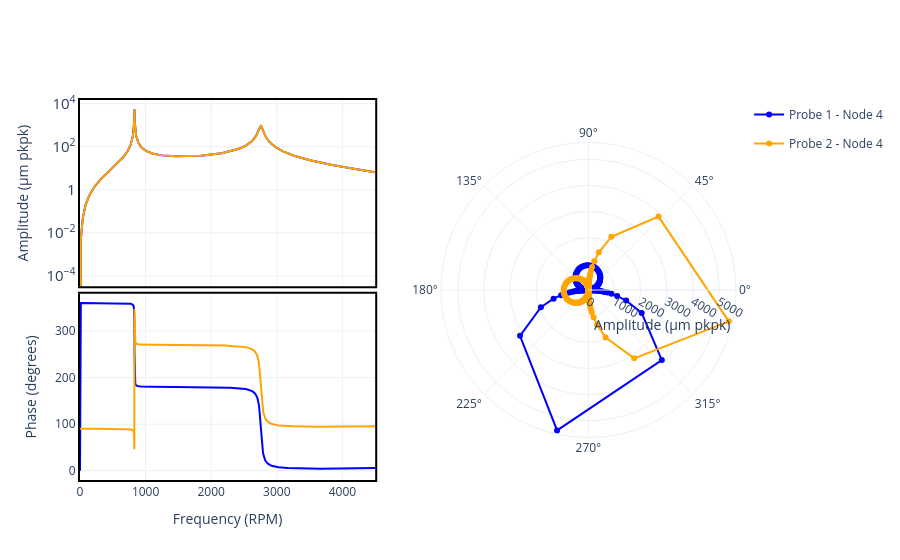

The cell this chart's notebook holds for it:
### Code cell
# changing to log scale 
fig.update_layout(
        yaxis=dict(
            #title='Amplitude (µm pkpk)',
            type='log',
            #range=[-9, -1]  # log range: 10^-9, 10^-1
        )
    )

### Figure 1 — Plotly figure (JSON) as saved in the notebook; plotly's stock layout.template omitted (floating-point values rounded to 4 significant figures; data arrays with more than 128 entries replaced by an {"elided": "..."} marker saying what was removed)
{"data": [{"hovertemplate": "Frequency (RPM): %{x:.2f}<br>Amplitude (µm pkpk): %{y:.2e}", "legendgroup": "Probe 1 - Node 4", "line": {"color": "blue"}, "mode": "lines", "name": "Probe 1 - Node 4", "showlegend": false, "type": "scatter", "x": {"elided": "2451 float values"}, "xaxis": "x", "y": {"elided": "2451 float values"}, "yaxis": "y"}, {"hovertemplate": "Frequency (RPM): %{x:.2f}<br>Amplitude (µm pkpk): %{y:.2e}", "legendgroup": "Probe 2 - Node 4", "line": {"color": "orange"}, "mode": "lines", "name": "Probe 2 - Node 4", "showlegend": false, "type": "scatter", "x": {"elided": "2451 float values"}, "xaxis": "x", "y": {"elided": "2451 float values"}, "yaxis": "y"}, {"hovertemplate": "Frequency (RPM): %{x:.2f}<br>Phase (degrees): %{y:.2e}", "legendgroup": "Probe 1 - Node 4", "line": {"color": "blue"}, "mode": "lines", "name": "Probe 1 - Node 4", "showlegend": false, "type": "scatter", "x": {"elided": "2451 float values"}, "xaxis": "x2", "y": {"elided": "2451 float values"}, "yaxis": "y2"}, {"hovertemplate": "Frequency (RPM): %{x:.2f}<br>Phase (degrees): %{y:.2e}", "legendgroup": "Probe 2 - Node 4", "line": {"color": "orange"}, "mode": "lines", "name": "Probe 2 - Node 4", "showlegend": false, "type": "scatter", "x": {"elided": "2451 float values"}, "xaxis": "x2", "y": {"elided": "2451 float values"}, "yaxis": "y2"}, {"customdata": {"elided": "2451 float values"}, "hovertemplate": "Amplitude (µm pkpk): %{r:.2e}<br>Phase: %{theta:.2f}<br>Frequency (RPM): %{customdata:.2f}", "legendgroup": "Probe 1 - Node 4", "line": {"color": "blue"}, "marker": {"color": "blue"}, "mode": "lines+markers", "name": "Probe 1 - Node 4", "r": {"elided": "2451 float values"}, "showlegend": true, "subplot": "polar", "theta": {"elided": "2451 float values"}, "thetaunit": "degrees", "type": "scatterpolar"}, {"customdata": {"elided": "2451 float values"}, "hovertemplate": "Amplitude (µm pkpk): %{r:.2e}<br>Phase: %{theta:.2f}<br>Frequency (RPM): %{customdata:.2f}", "legendgroup": "Probe 2 - Node 4", "line": {"color": "orange"}, "marker": {"color": "orange"}, "mode": "lines+markers", "name": "Probe 2 - Node 4", "r": {"elided": "2451 float values"}, "showlegend": true, "subplot": "polar", "theta": {"elided": "2451 float values"}, "thetaunit": "degrees", "type": "scatterpolar"}], "layout": {"autosize": true, "polar": {"angularaxis": {"thetaunit": "degrees", "type": "linear"}, "domain": {"x": [0.55, 1], "y": [0, 1]}, "radialaxis": {"autorange": true, "exponentformat": "power", "range": [0, 5742.0], "title": {"text": "Amplitude (µm pkpk)"}, "type": "linear"}}, "xaxis": {"anchor": "y", "domain": [0, 0.45], "matches": "x2", "showticklabels": false, "type": "linear"}, "xaxis2": {"anchor": "y2", "domain": [0, 0.45], "range": [0, 4500], "title": {"text": "Frequency (RPM)"}, "type": "linear"}, "yaxis": {"anchor": "x", "autorange": true, "domain": [0.51, 1], "exponentformat": "power", "range": [-4.486, 4.174], "title": {"text": "Amplitude (µm pkpk)"}, "type": "log"}, "yaxis2": {"anchor": "x2", "autorange": true, "domain": [0, 0.49], "range": [-20.0, 380.0], "title": {"text": "Phase (degrees)"}, "type": "linear"}}}
